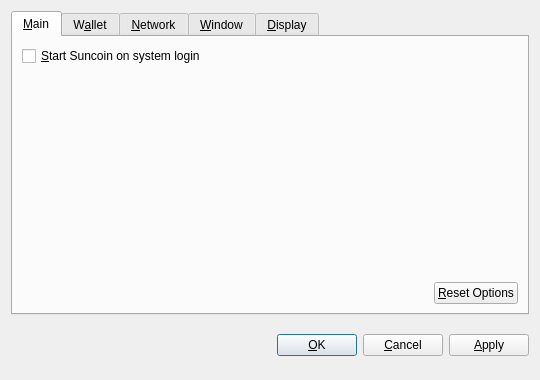
<?xml version="1.0" encoding="UTF-8"?>
<ui version="4.0">
 <class>OptionsDialog</class>
 <widget class="QDialog" name="OptionsDialog">
  <property name="geometry">
   <rect>
    <x>0</x>
    <y>0</y>
    <width>540</width>
    <height>380</height>
   </rect>
  </property>
  <property name="windowTitle">
   <string>Options</string>
  </property>
  <property name="modal">
   <bool>true</bool>
  </property>
  <layout class="QVBoxLayout" name="verticalLayout">
   <item>
    <widget class="QTabWidget" name="tabWidget">
     <property name="tabPosition">
      <enum>QTabWidget::North</enum>
     </property>
     <property name="currentIndex">
      <number>0</number>
     </property>
     <widget class="QWidget" name="tabMain">
      <attribute name="title">
       <string>&amp;Main</string>
      </attribute>
      <layout class="QVBoxLayout" name="verticalLayout_Main">
       <item>
        <widget class="QCheckBox" name="bitcoinAtStartup">
         <property name="toolTip">
          <string>Automatically start Suncoin after logging in to the system.</string>
         </property>
         <property name="text">
          <string>&amp;Start Suncoin on system login</string>
         </property>
        </widget>
       </item>
       <item>
        <spacer name="verticalSpacer_Main">
         <property name="orientation">
          <enum>Qt::Vertical</enum>
         </property>
         <property name="sizeHint" stdset="0">
          <size>
           <width>20</width>
           <height>40</height>
          </size>
         </property>
        </spacer>
       </item>
       <item>
        <layout class="QHBoxLayout" name="horizontalLayout_2_Main">
         <item>
          <spacer name="horizontalSpacer_2_Main">
           <property name="orientation">
            <enum>Qt::Horizontal</enum>
           </property>
           <property name="sizeHint" stdset="0">
            <size>
             <width>40</width>
             <height>20</height>
            </size>
           </property>
          </spacer>
         </item>
         <item>
          <widget class="QPushButton" name="resetButton">
           <property name="toolTip">
            <string>Reset all client options to default.</string>
           </property>
           <property name="text">
            <string>&amp;Reset Options</string>
           </property>
           <property name="autoDefault">
            <bool>false</bool>
           </property>
          </widget>
         </item>
        </layout>
       </item>
      </layout>
     </widget>
     <widget class="QWidget" name="tabWallet">
      <attribute name="title">
       <string>W&amp;allet</string>
      </attribute>
      <layout class="QVBoxLayout" name="verticalLayout_Network">
       <item>
        <widget class="QLabel" name="transactionFeeInfoLabel">
         <property name="text">
          <string>Optional transaction fee per kB that helps make sure your transactions are processed quickly. Most transactions are 1 kB.</string>
         </property>
         <property name="textFormat">
          <enum>Qt::PlainText</enum>
         </property>
         <property name="wordWrap">
          <bool>true</bool>
         </property>
        </widget>
       </item>
       <item>
        <layout class="QHBoxLayout" name="horizontalLayout_1_Main">
         <item>
          <widget class="QLabel" name="transactionFeeLabel">
           <property name="text">
            <string>Pay transaction &amp;fee</string>
           </property>
           <property name="textFormat">
            <enum>Qt::PlainText</enum>
           </property>
           <property name="buddy">
            <cstring>transactionFee</cstring>
           </property>
          </widget>
         </item>
         <item>
          <widget class="BitcoinAmountField" name="transactionFee"/>
         </item>
         <item>
          <spacer name="horizontalSpacer_1_Main">
           <property name="orientation">
            <enum>Qt::Horizontal</enum>
           </property>
           <property name="sizeHint" stdset="0">
            <size>
             <width>40</width>
             <height>20</height>
            </size>
           </property>
          </spacer>
         </item>
        </layout>
       </item>
       <item>
        <widget class="QLabel" name="label">
         <property name="text">
          <string>If you disable the spending of unconfirmed change, the change from a transaction cannot be used until that transaction has at least one confirmation. This also affects how your balance is computed.</string>
         </property>
         <property name="wordWrap">
          <bool>true</bool>
         </property>
        </widget>
       </item>
       <item>
        <widget class="QCheckBox" name="spendZeroConfChange">
         <property name="text">
          <string>Spend unconfirmed change  (experts only)</string>
         </property>
        </widget>
       </item>
       <item>
        <spacer name="verticalSpacer">
         <property name="orientation">
          <enum>Qt::Vertical</enum>
         </property>
         <property name="sizeHint" stdset="0">
          <size>
           <width>20</width>
           <height>40</height>
          </size>
         </property>
        </spacer>
       </item>
      </layout>
     </widget>
     <widget class="QWidget" name="tabNetwork">
      <attribute name="title">
       <string>&amp;Network</string>
      </attribute>
      <layout class="QVBoxLayout" name="verticalLayout_Network">
       <item>
        <widget class="QCheckBox" name="mapPortUpnp">
         <property name="toolTip">
          <string>Automatically open the Suncoin client port on the router. This only works when your router supports UPnP and it is enabled.</string>
         </property>
         <property name="text">
          <string>Map port using &amp;UPnP</string>
         </property>
        </widget>
       </item>
       <item>
        <widget class="QCheckBox" name="connectSocks">
         <property name="toolTip">
          <string>Connect to the Suncoin network through a SOCKS proxy (e.g. when connecting through Tor).</string>
         </property>
         <property name="text">
          <string>&amp;Connect through SOCKS proxy:</string>
         </property>
        </widget>
       </item>
       <item>
        <layout class="QHBoxLayout" name="horizontalLayout_Network">
         <item>
          <widget class="QLabel" name="proxyIpLabel">
           <property name="text">
            <string>Proxy &amp;IP:</string>
           </property>
           <property name="textFormat">
            <enum>Qt::PlainText</enum>
           </property>
           <property name="buddy">
            <cstring>proxyIp</cstring>
           </property>
          </widget>
         </item>
         <item>
          <widget class="QValidatedLineEdit" name="proxyIp">
           <property name="maximumSize">
            <size>
             <width>140</width>
             <height>16777215</height>
            </size>
           </property>
           <property name="toolTip">
            <string>IP address of the proxy (e.g. 127.0.0.1)</string>
           </property>
          </widget>
         </item>
         <item>
          <widget class="QLabel" name="proxyPortLabel">
           <property name="text">
            <string>&amp;Port:</string>
           </property>
           <property name="textFormat">
            <enum>Qt::PlainText</enum>
           </property>
           <property name="buddy">
            <cstring>proxyPort</cstring>
           </property>
          </widget>
         </item>
         <item>
          <widget class="QLineEdit" name="proxyPort">
           <property name="maximumSize">
            <size>
             <width>55</width>
             <height>16777215</height>
            </size>
           </property>
           <property name="toolTip">
            <string>Port of the proxy (e.g. 9050)</string>
           </property>
          </widget>
         </item>
         <item>
          <widget class="QLabel" name="socksVersionLabel">
           <property name="text">
            <string>SOCKS &amp;Version:</string>
           </property>
           <property name="textFormat">
            <enum>Qt::PlainText</enum>
           </property>
           <property name="buddy">
            <cstring>socksVersion</cstring>
           </property>
          </widget>
         </item>
         <item>
          <widget class="QValueComboBox" name="socksVersion">
           <property name="toolTip">
            <string>SOCKS version of the proxy (e.g. 5)</string>
           </property>
          </widget>
         </item>
         <item>
          <spacer name="horizontalSpacer_Network">
           <property name="orientation">
            <enum>Qt::Horizontal</enum>
           </property>
           <property name="sizeHint" stdset="0">
            <size>
             <width>40</width>
             <height>20</height>
            </size>
           </property>
          </spacer>
         </item>
        </layout>
       </item>
       <item>
        <spacer name="verticalSpacer_Network">
         <property name="orientation">
          <enum>Qt::Vertical</enum>
         </property>
         <property name="sizeHint" stdset="0">
          <size>
           <width>20</width>
           <height>40</height>
          </size>
         </property>
        </spacer>
       </item>
      </layout>
     </widget>
     <widget class="QWidget" name="tabWindow">
      <attribute name="title">
       <string>&amp;Window</string>
      </attribute>
      <layout class="QVBoxLayout" name="verticalLayout_Window">
       <item>
        <widget class="QCheckBox" name="minimizeToTray">
         <property name="toolTip">
          <string>Show only a tray icon after minimizing the window.</string>
         </property>
         <property name="text">
          <string>&amp;Minimize to the tray instead of the taskbar</string>
         </property>
        </widget>
       </item>
       <item>
        <widget class="QCheckBox" name="minimizeOnClose">
         <property name="toolTip">
          <string>Minimize instead of exit the application when the window is closed. When this option is enabled, the application will be closed only after selecting Quit in the menu.</string>
         </property>
         <property name="text">
          <string>M&amp;inimize on close</string>
         </property>
        </widget>
       </item>
       <item>
        <spacer name="verticalSpacer_Window">
         <property name="orientation">
          <enum>Qt::Vertical</enum>
         </property>
         <property name="sizeHint" stdset="0">
          <size>
           <width>20</width>
           <height>40</height>
          </size>
         </property>
        </spacer>
       </item>
      </layout>
     </widget>
     <widget class="QWidget" name="tabDisplay">
      <attribute name="title">
       <string>&amp;Display</string>
      </attribute>
      <layout class="QVBoxLayout" name="verticalLayout_Display">
       <item>
        <layout class="QHBoxLayout" name="horizontalLayout_1_Display">
         <item>
          <widget class="QLabel" name="langLabel">
           <property name="text">
            <string>User Interface &amp;language:</string>
           </property>
           <property name="textFormat">
            <enum>Qt::PlainText</enum>
           </property>
           <property name="buddy">
            <cstring>lang</cstring>
           </property>
          </widget>
         </item>
         <item>
          <widget class="QValueComboBox" name="lang">
           <property name="toolTip">
            <string>The user interface language can be set here. This setting will take effect after restarting Suncoin.</string>
           </property>
          </widget>
         </item>
        </layout>
       </item>
       <item>
        <layout class="QHBoxLayout" name="horizontalLayout_2_Display">
         <item>
          <widget class="QLabel" name="unitLabel">
           <property name="text">
            <string>&amp;Unit to show amounts in:</string>
           </property>
           <property name="textFormat">
            <enum>Qt::PlainText</enum>
           </property>
           <property name="buddy">
            <cstring>unit</cstring>
           </property>
          </widget>
         </item>
         <item>
          <widget class="QValueComboBox" name="unit">
           <property name="toolTip">
            <string>Choose the default subdivision unit to show in the interface and when sending coins.</string>
           </property>
          </widget>
         </item>
        </layout>
       </item>
       <item>
        <widget class="QCheckBox" name="displayAddresses">
         <property name="toolTip">
          <string>Whether to show Suncoin addresses in the transaction list or not.</string>
         </property>
         <property name="text">
          <string>&amp;Display addresses in transaction list</string>
         </property>
        </widget>
       </item>
       <item>
        <widget class="QCheckBox" name="coinControlFeatures">
         <property name="toolTip">
          <string>Whether to show coin control features or not.</string>
         </property>
         <property name="text">
          <string>Display coin &amp;control features (experts only!)</string>
         </property>
        </widget>
       </item>
       <item>
        <spacer name="verticalSpacer_Display">
         <property name="orientation">
          <enum>Qt::Vertical</enum>
         </property>
         <property name="sizeHint" stdset="0">
          <size>
           <width>20</width>
           <height>40</height>
          </size>
         </property>
        </spacer>
       </item>
      </layout>
     </widget>
    </widget>
   </item>
   <item>
    <layout class="QHBoxLayout" name="horizontalLayout_Buttons">
     <item>
      <spacer name="horizontalSpacer_1">
       <property name="orientation">
        <enum>Qt::Horizontal</enum>
       </property>
       <property name="sizeHint" stdset="0">
        <size>
         <width>40</width>
         <height>48</height>
        </size>
       </property>
      </spacer>
     </item>
     <item>
      <widget class="QLabel" name="statusLabel">
       <property name="font">
        <font>
         <weight>75</weight>
         <bold>true</bold>
        </font>
       </property>
       <property name="text">
        <string/>
       </property>
       <property name="textFormat">
        <enum>Qt::PlainText</enum>
       </property>
       <property name="wordWrap">
        <bool>true</bool>
       </property>
      </widget>
     </item>
     <item>
      <spacer name="horizontalSpacer_2">
       <property name="orientation">
        <enum>Qt::Horizontal</enum>
       </property>
       <property name="sizeHint" stdset="0">
        <size>
         <width>40</width>
         <height>48</height>
        </size>
       </property>
      </spacer>
     </item>
     <item>
      <widget class="QPushButton" name="okButton">
       <property name="text">
        <string>&amp;OK</string>
       </property>
      </widget>
     </item>
     <item>
      <widget class="QPushButton" name="cancelButton">
       <property name="text">
        <string>&amp;Cancel</string>
       </property>
       <property name="autoDefault">
        <bool>false</bool>
       </property>
      </widget>
     </item>
     <item>
      <widget class="QPushButton" name="applyButton">
       <property name="text">
        <string>&amp;Apply</string>
       </property>
       <property name="autoDefault">
        <bool>false</bool>
       </property>
      </widget>
     </item>
    </layout>
   </item>
  </layout>
 </widget>
 <customwidgets>
  <customwidget>
   <class>BitcoinAmountField</class>
   <extends>QSpinBox</extends>
   <header>bitcoinamountfield.h</header>
  </customwidget>
  <customwidget>
   <class>QValueComboBox</class>
   <extends>QComboBox</extends>
   <header>qvaluecombobox.h</header>
  </customwidget>
  <customwidget>
   <class>QValidatedLineEdit</class>
   <extends>QLineEdit</extends>
   <header>qvalidatedlineedit.h</header>
  </customwidget>
 </customwidgets>
 <resources/>
 <connections/>
</ui>
